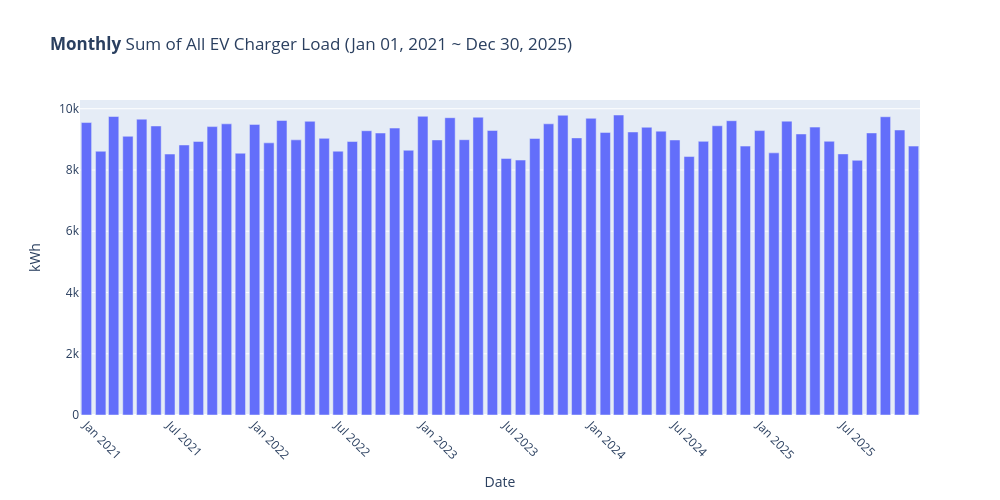

Notebook source saved alongside this figure:
### Markdown cell above
## Monthly EV Charger consumption over entire history

### Code cell
# Create a copy to prepare the data with.
df = df_evch.copy()

# Pull out a date component out of timestamp to aggregate over.
df["year_month"] = df["date_hour"].dt.strftime("%Y-%m")

# Sum EV Chargers for all parkades for each month.
df_monthly = sum_loads(df, "year_month", "kWh")

# Order the data by correct year month notion and not by alphabetically.
df_monthly = df_monthly.sort_values("year_month").reset_index()

# Prepare a title with a date range.
title = add_date_range(
    df, time_col="date_hour", desc_str="<b>Monthly</b> Sum of All EV Charger Load"
)

# Plot.
fig = px.bar(
    df_monthly,
    x="year_month",
    y="kWh",
    title=title,
    labels={"year_month": "Date"},
    width=1000,
    height=500,
    range_y=[0, max(df_monthly["kWh"]) * 1.05],
)
fig.update_xaxes(tickangle=45)
fig.show()

### Figure 1 — Plotly figure (JSON) as saved in the notebook; plotly's stock layout.template omitted (floating-point values rounded to 4 significant figures)
{"data": [{"hovertemplate": "Date=%{x}<br>kWh=%{y}<extra></extra>", "legendgroup": "", "marker": {"color": "#636efa", "pattern": {"shape": ""}}, "name": "", "orientation": "v", "showlegend": false, "textposition": "auto", "type": "bar", "x": ["2021-01", "2021-02", "2021-03", "2021-04", "2021-05", "2021-06", "2021-07", "2021-08", "2021-09", "2021-10", "2021-11", "2021-12", "2022-01", "2022-02", "2022-03", "2022-04", "2022-05", "2022-06", "2022-07", "2022-08", "2022-09", "2022-10", "2022-11", "2022-12", "2023-01", "2023-02", "2023-03", "2023-04", "2023-05", "2023-06", "2023-07", "2023-08", "2023-09", "2023-10", "2023-11", "2023-12", "2024-01", "2024-02", "2024-03", "2024-04", "2024-05", "2024-06", "2024-07", "2024-08", "2024-09", "2024-10", "2024-11", "2024-12", "2025-01", "2025-02", "2025-03", "2025-04", "2025-05", "2025-06", "2025-07", "2025-08", "2025-09", "2025-10", "2025-11", "2025-12"], "xaxis": "x", "y": [9548.0, 8612.0, 9746.0, 9100.0, 9659.0, 9437.0, 8520.0, 8817.0, 8932.0, 9417.0, 9507.0, 8547.0, 9489.0, 8886.0, 9617.0, 8983.0, 9589.0, 9033.0, 8614.0, 8929.0, 9282.0, 9208.0, 9368.0, 8645.0, 9753.0, 8982.0, 9708.0, 8989.0, 9723.0, 9290.0, 8377.0, 8324.0, 9029.0, 9508.0, 9787.0, 9048.0, 9687.0, 9227.0, 9795.0, 9241.0, 9396.0, 9268.0, 8980.0, 8439.0, 8935.0, 9444.0, 9609.0, 8780.0, 9286.0, 8559.0, 9594.0, 9176.0, 9400.0, 8937.0, 8526.0, 8316.0, 9210.0, 9739.0, 9306.0, 8780.0], "yaxis": "y"}], "layout": {"barmode": "relative", "height": 500, "legend": {"tracegroupgap": 0}, "title": {"text": "<b>Monthly</b> Sum of All EV Charger Load (Jan 01, 2021 ~ Dec 30, 2025)"}, "width": 1000, "xaxis": {"anchor": "y", "domain": [0, 1], "tickangle": 45, "title": {"text": "Date"}}, "yaxis": {"anchor": "x", "domain": [0, 1], "range": [0, 10290.0], "title": {"text": "kWh"}}}}
